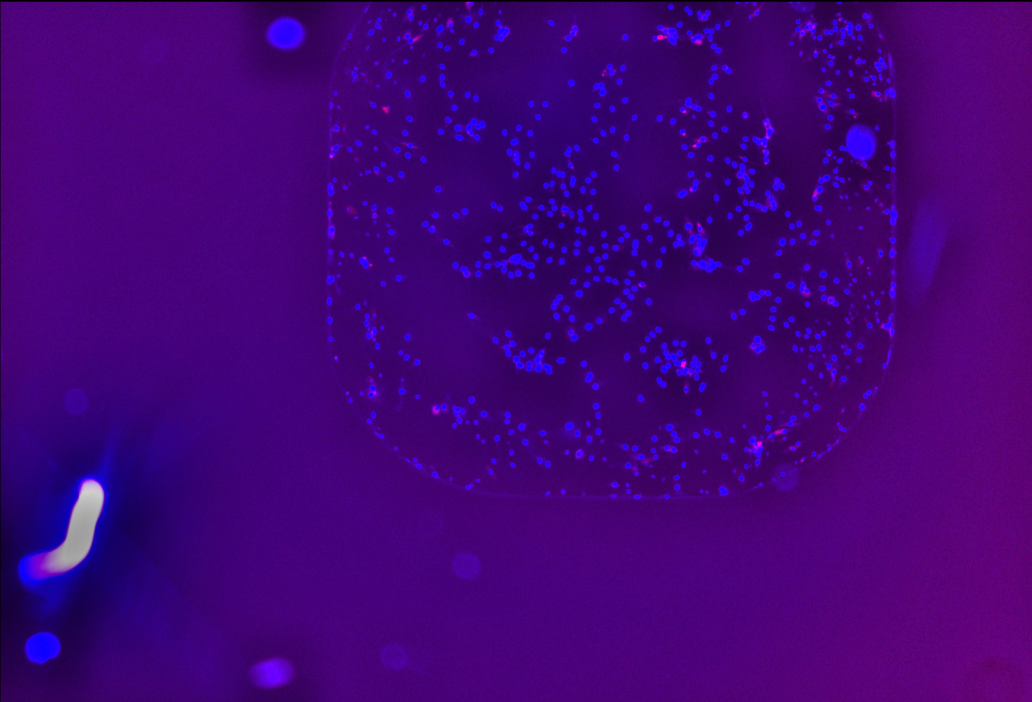
#> input picture assignment_1/images/B10_01_FL3_merge.jpg, 4128 x 2808 px (shown at 1/4 size)
$ python cell_counter.py
#> lines starting #> are read from the running program, lines starting #| are printed output that depends on the picture; after the words box and inside, x2 and y2 are one past the last pixel; in counts of white or black regions, pixels touching at a corner belong together
"""
Cell Counter - Pacagen Assignment 1
====================================
Counts bright blue cells in fluorescence microscopy images using:
  1. Resize to 800 px     -> ~26x speedup on 4128x2808 source images
  2. High-pass filtering  -> removes large dim background blobs
  3. Watershed            -> splits touching/clustered cells
  4. Area filter          -> 20-3000 px² at full res, scaled automatically

Speed notes
-----------
Source images are 4128x2808 (~11.6 MP).
Resizing to 800 px before all operations gives ~26x fewer pixels,
reducing per-image time from ~2 min to ~3-8 s.
Annotation is written with cv2 instead of matplotlib (~10x faster).

Usage:
    python cell_counter.py --input assignment_1/images/ --output results/

Output:
    results/
        annotated/          <- side-by-side JPEGs per input image
        cell_counts.csv     <- well name + count + image path
        plate_heatmap.png   <- heatmap of counts across plate
"""

import cv2
import numpy as np
import re
import csv
import argparse
import matplotlib
matplotlib.use('Agg')
import matplotlib.pyplot as plt
from pathlib import Path


# ─────────────────────────────────────────
#  Resolution settings
# ─────────────────────────────────────────

MAX_PROCESS_DIM  = 800    # longest edge for detection  (~26x speedup on 4 k images)
ANNOTATE_MAX_DIM = 1200   # longest edge for saved annotations


def _resize(img_bgr, max_dim):
    """Return (resized_img, scale).  scale <= 1.0."""
    h, w = img_bgr.shape[:2]
    scale = min(max_dim / max(h, w), 1.0)
    if scale < 1.0:
        nw, nh = int(w * scale), int(h * scale)
        return cv2.resize(img_bgr, (nw, nh), interpolation=cv2.INTER_AREA), scale
    return img_bgr.copy(), 1.0


# ─────────────────────────────────────────
#  Core Detection
# ─────────────────────────────────────────

def detect_cells(img_bgr, **_kwargs):
    """
    Detect cells in a fluorescence image.

    Steps
    -----
    1. Resize to MAX_PROCESS_DIM for speed.
    2. High-pass filter (blue channel) — suppresses large smooth blobs.
    3. Binary threshold + morphological opening.
    4. Distance transform → local maxima seeds.
    5. Watershed — splits touching clusters.
    6. Area filter (scaled to processed resolution).
    7. Return centres in *original* image pixel coordinates.

    Parameters
    ----------
    img_bgr : BGR uint8 array  (any resolution)
    **_kwargs : ignored (for API compatibility)

    Returns
    -------
    centers : list of (cx, cy, area)   — original image coords
    debug   : dict of intermediate arrays
    """
    # ── 1. Resize ─────────────────────────────────────────────────────────
    img_small, scale = _resize(img_bgr, MAX_PROCESS_DIM)
    b, g, r = cv2.split(img_small)
    b_float = b.astype(np.float32)

    # ── 2. High-pass filter ───────────────────────────────────────────────
    b_lowpass  = cv2.GaussianBlur(b_float, (51, 51), 0)
    b_highpass = np.clip(b_float - b_lowpass + 128, 0, 255).astype(np.uint8)

    # ── 3. Threshold + morphological opening ─────────────────────────────
    _, hp_thresh = cv2.threshold(b_highpass, 148, 255, cv2.THRESH_BINARY)
    kernel       = cv2.getStructuringElement(cv2.MORPH_ELLIPSE, (3, 3))
    hp_clean     = cv2.morphologyEx(hp_thresh, cv2.MORPH_OPEN, kernel)

    # ── 4. Distance transform → local maxima seeds ───────────────────────
    dist = cv2.distanceTransform(hp_clean, cv2.DIST_L2, 5)

    # r_kernel and distance threshold scaled to processed resolution
    r_kernel  = max(2, int(round(8 * scale)))          # ≈ 2 at 800 px
    dist_thr  = max(1.0, 4.0 * scale)                  # ≈ 1.0 at 800 px
    pk        = cv2.getStructuringElement(cv2.MORPH_ELLIPSE,
                                          (r_kernel * 2 - 1, r_kernel * 2 - 1))
    dist_dil  = cv2.dilate(dist, pk)
    local_max = ((dist == dist_dil) & (dist > dist_thr)).astype(np.uint8)

    sk             = cv2.getStructuringElement(cv2.MORPH_ELLIPSE, (3, 3))
    local_max_dil  = cv2.dilate(local_max, sk)
    _, seed_labels = cv2.connectedComponents(local_max_dil)

    # ── 5. Watershed ──────────────────────────────────────────────────────
    markers            = seed_labels.copy().astype(np.int32)
    markers[hp_clean == 0] = 0
    ws = cv2.watershed(cv2.merge([b, b, b]), markers)

    # ── 6. Collect centroids, filter by scaled area ───────────────────────
    scale2   = scale * scale
    area_min = max(3,   int(20   * scale2))   # ≈  1 → floor at 3
    area_max = max(150, int(3000 * scale2))   # ≈ 113 → floor at 150

    unique_labels = np.unique(ws)
    unique_labels = unique_labels[unique_labels > 1]

    centers = []
    for lbl in unique_labels:
        mask = ws == lbl
        area = int(mask.sum())
        if area < area_min or area > area_max:
            continue
        ys, xs = np.where(mask)
        # ── 7. Scale back to original image coordinates ───────────────────
        cx = float(xs.mean()) / scale
        cy = float(ys.mean()) / scale
        centers.append((cx, cy, area))

    debug = dict(
        highpass=b_highpass, thresh=hp_thresh, cleaned=hp_clean,
        dist=dist, watershed=ws, scale=scale,
        # kept for API compatibility with app.py
        well_mask=None, well_contour=None, well_warning=None,
    )
    return centers, debug


# ─────────────────────────────────────────
#  Visualisation  (cv2-based for speed)
# ─────────────────────────────────────────

def annotate_image(img_bgr, centers, well_contour=None, draw_scale=1.0):
    """
    Draw lime-green circles on cells.
    draw_scale: multiply cx/cy by this to convert to display pixel coords.
    Returns a BGR array.
    """
    vis = img_bgr.copy()
    r = max(4, int(12 * draw_scale))
    t = max(1, int(2  * draw_scale))
    for cx, cy, _ in centers:
        cv2.circle(vis, (int(cx * draw_scale), int(cy * draw_scale)), r,
                   (0, 255, 0), t)
    return vis


def save_annotated(img_bgr, centers, out_path, well_name, debug=None):
    """
    Save a side-by-side original / annotated JPEG using cv2 (~10x faster
    than matplotlib).  The image is first shrunk to ANNOTATE_MAX_DIM.
    """
    well_warning = (debug or {}).get('well_warning')

    # Resize to display resolution
    orig_disp, disp_scale = _resize(img_bgr, ANNOTATE_MAX_DIM)

    # Draw annotations at display scale (centres are in original coords)
    annot_disp = annotate_image(orig_disp, centers, draw_scale=disp_scale)

    # Side-by-side composite
    composite = np.hstack([orig_disp, annot_disp])

    # Text overlay
    label = f"Well: {well_name}  |  {len(centers)} cells"
    if well_warning:
        label += f"  |  {well_warning}"
    cv2.putText(composite, label, (10, 28),
                cv2.FONT_HERSHEY_SIMPLEX, 0.7, (255, 255, 255), 2, cv2.LINE_AA)

    cv2.imwrite(str(out_path), composite, [cv2.IMWRITE_JPEG_QUALITY, 88])


# ─────────────────────────────────────────
#  Plate-map helpers
# ─────────────────────────────────────────

ROWS = list("ABCDEFGHIJKLMNOP")   # A-P  (16 rows)
COLS = list(range(1, 25))          # 1-24 (24 cols)


def well_to_rc(well_name):
    """'B6' -> (row_idx, col_idx)  0-indexed."""
    m = re.match(r'^([A-P])(\d+)$', well_name.strip().upper())
    if not m:
        return None, None
    return ROWS.index(m.group(1)), int(m.group(2)) - 1


def build_heatmap(counts_dict, out_path):
    """Save a 384-well plate heatmap PNG annotated with counts."""
    grid = np.full((16, 24), np.nan)
    for well, cnt in counts_dict.items():
        r, c = well_to_rc(well)
        if r is not None:
            grid[r, c] = cnt

    fig, ax = plt.subplots(figsize=(18, 8))
    im = ax.imshow(grid, aspect='auto', cmap='YlOrRd',
                   vmin=np.nanmin(grid), vmax=np.nanmax(grid))
    plt.colorbar(im, ax=ax, label='Cell count')

    ax.set_xticks(range(24)); ax.set_xticklabels(range(1, 25), fontsize=7)
    ax.set_yticks(range(16)); ax.set_yticklabels(ROWS, fontsize=8)
    ax.set_xlabel("Column"); ax.set_ylabel("Row")
    ax.set_title("Cell Count Heatmap — 384-well Plate",
                 fontsize=14, fontweight='bold')

    for r in range(16):
        for c in range(24):
            if not np.isnan(grid[r, c]):
                ax.text(c, r, str(int(grid[r, c])),
                        ha='center', va='center', fontsize=5, color='black')

    plt.tight_layout()
    plt.savefig(out_path, dpi=120, bbox_inches='tight')
    plt.close()
    print(f"  Heatmap saved -> {out_path}")


# ─────────────────────────────────────────
#  Batch processing
# ─────────────────────────────────────────

def parse_well_name(filename):
    """'B6_01_FL3_merge.jpg' -> 'B6'"""
    m = re.match(r'^([A-P]\d+)_', Path(filename).name, re.IGNORECASE)
    return m.group(1).upper() if m else Path(filename).stem


def process_folder(input_dir, output_dir, debug_well=False):
#> called with input_dir = 'assignment_1/images', output_dir = 'results', debug_well = False
    input_dir  = Path(input_dir)
    output_dir = Path(output_dir)
    annot_dir  = output_dir / "annotated"
    annot_dir.mkdir(parents=True, exist_ok=True)

    extensions = {'.jpg', '.jpeg', '.png', '.tif', '.tiff', '.bmp'}
    image_files = sorted([f for f in input_dir.iterdir()
                          if f.suffix.lower() in extensions])
    if not image_files:
        print(f"No images found in {input_dir}")
        return

    print(f"Found {len(image_files)} images  "
          f"(processing at {MAX_PROCESS_DIM} px, annotating at {ANNOTATE_MAX_DIM} px)")

    counts_dict = {}
    csv_rows    = []

    for i, img_path in enumerate(image_files, 1):
        well = parse_well_name(img_path.name)
        print(f"  [{i:3d}/{len(image_files)}]  {img_path.name}  (well={well})",
              end='', flush=True)

        img = cv2.imread(str(img_path))
#> img is the input picture: shape (2808, 4128, 3); mean B, G, R 119.7, 2, 66.7
        if img is None:
            print("  <- FAILED to load, skipping")
            continue

        centers, debug = detect_cells(img)
#> in detect_cells, `img_small, scale = _resize(img_bgr, MAX_PROCESS_DIM)`: scale = 0.194
#> in detect_cells, `b, g, r = cv2.split(img_small)`:
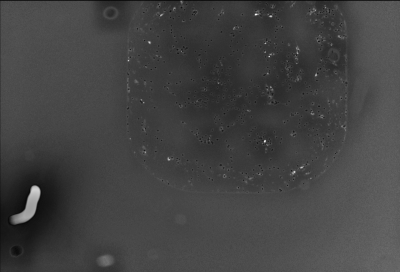
#> r: shape (544, 800) (shown at 1/2 size); min 0, max 254, mean 66.6
#> in detect_cells, `b_highpass = np.clip(b_float - b_lowpass + 128, 0, 255).astype(np.uint8)`:
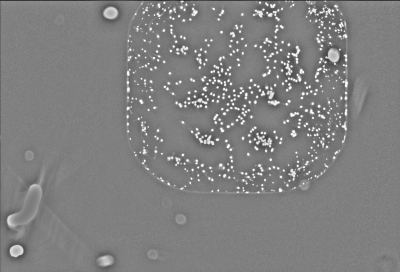
#> b_highpass: shape (544, 800) (shown at 1/2 size); min 15, max 255, mean 127.3
#> in detect_cells, `_, hp_thresh = cv2.threshold(b_highpass, 148, 255, cv2.THRESH_BINARY)`:
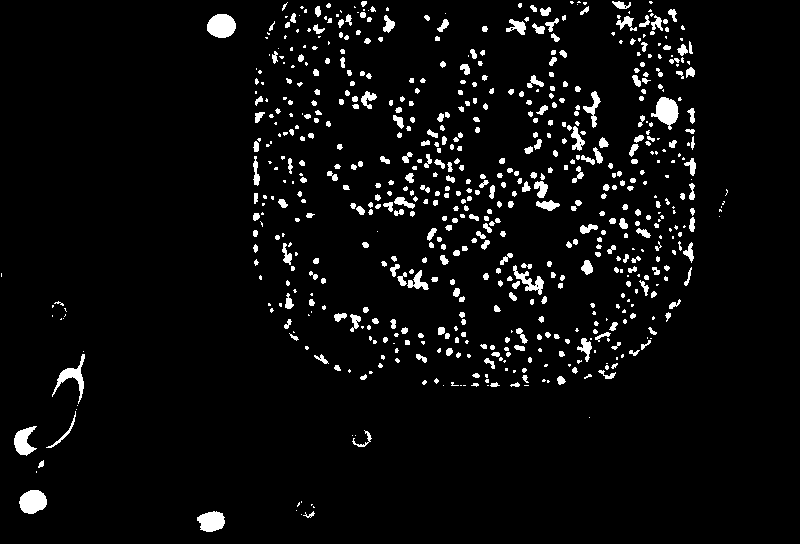
#> hp_thresh: shape (544, 800); 4.9% white; 662 white regions (264 under 20 px), largest, box (x1, y1, x2, y2) and area: (207, 14, 236, 38) 550, (651, 97, 679, 130) 523, (19, 490, 47, 514) 515
#> in detect_cells, `r_kernel  = max(2, int(round(8 * scale)))`: r_kernel = 2
#> in detect_cells, `dist_thr  = max(1.0, 4.0 * scale)`: dist_thr = 1
#> in detect_cells, `pk        = cv2.getStructuringElement(cv2.MORPH_ELLIPSE, (r_kernel * 2..`: pk = [[0, 1, 0], [1, 1, 1], [0, 1, 0]]
#> in detect_cells, `ws = cv2.watershed(cv2.merge([b, b, b]), markers)`:
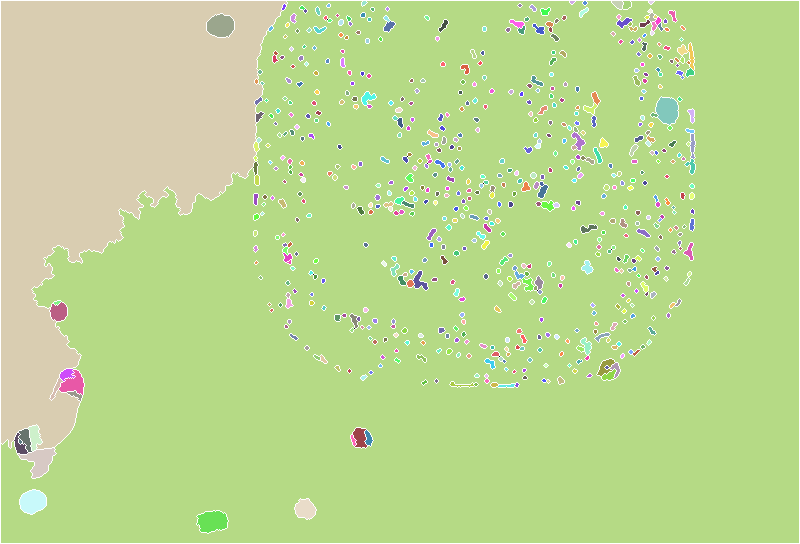
#> ws: shape (544, 800) int32; 684 distinct labels, from -1 to 682; one colour per label, 0 black, -1 white
#> in detect_cells, `scale2   = scale * scale`: scale2 = 0.0376
#> in detect_cells, `area_min = max(3,   int(20   * scale2))`: area_min = 3
#> in detect_cells, `area_max = max(150, int(3000 * scale2))`: area_max = 150
#> in detect_cells, `unique_labels = np.unique(ws)`: unique_labels = 684 values from -1 to 682
#> in detect_cells, `unique_labels = unique_labels[unique_labels > 1]`: unique_labels = 681 values from 2 to 682
#> the loop in detect_cells, `for lbl in unique_labels:` made 681 passes
#> (area, cx, cy) on passes 1, 8, 9: (61, 3187.4, 19.29), (21, 2748.8, 38.82), (55, 3232.1, 22.52)
#> after the loop in detect_cells, `for lbl in unique_labels:`:
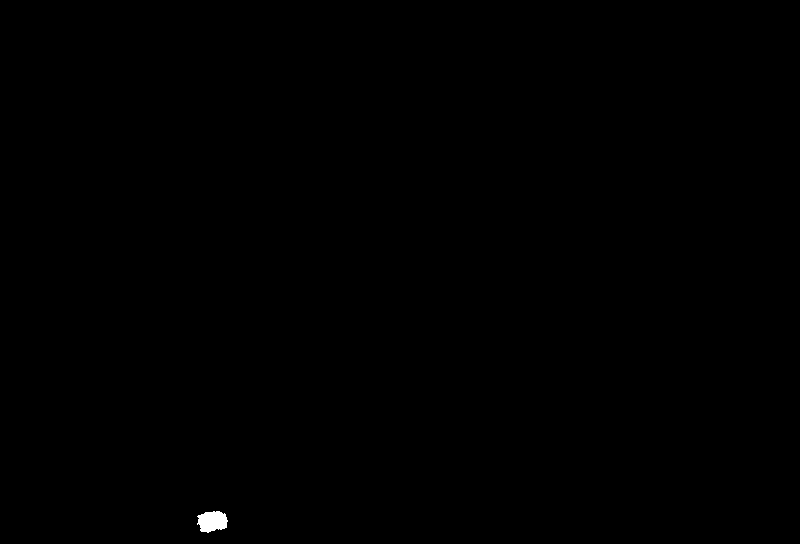
#> mask: shape (544, 800) bool; 0.12% white; 1 white region, box (x1, y1, x2, y2) and area: (197, 511, 228, 533) 510
#> after the loop in detect_cells, `for lbl in unique_labels:`: centers = 668 items, first 6: (3187.4, 19.29, 61), (3357.8, 8.91, 11), (1876, 13.54, 16), (3016, 12.9, 12), (1462.9, 34.28, 14), (1693.1, 26.44, 8)
#> in detect_cells, `debug = dict( highpass=b_highpass, thresh=hp_thresh, cleaned=hp_clean,..`: debug = 9 items
#> debug = 9 items
        count = len(centers)
#> count = 668
        counts_dict[well] = count
        print(f"  ->  {count} cells")
#|   ->  668 cells

        annot_path = annot_dir / (img_path.stem + "_annotated.jpg")
        save_annotated(img, centers, str(annot_path), well, debug=debug)
#> in save_annotated, `orig_disp, disp_scale = _resize(img_bgr, ANNOTATE_MAX_DIM)`: disp_scale = 0.291
#> in annotate_image, `r = max(4, int(12 * draw_scale))`: r = 4
#> in annotate_image, `t = max(1, int(2  * draw_scale))`: t = 1
#> the loop in annotate_image, `for cx, cy, _ in centers:` made 668 passes
#> (cx, cy) on passes 1 to 3: (3187.4, 19.29), (3357.8, 8.91), (1876, 13.54)
#> after the loop in annotate_image, `for cx, cy, _ in centers:`:
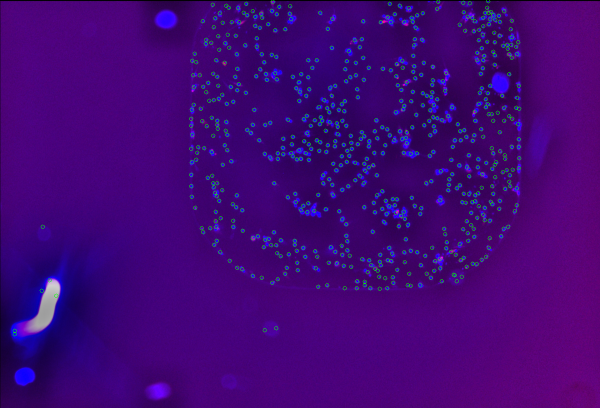
#> vis: shape (816, 1200, 3) (shown at 1/2 size); mean B, G, R 117.4, 5.4, 65.8
#> in save_annotated, `label = f"Well: {well_name}  |  {len(centers)} cells"`: label = 'Well: B10  |  668 cells'
#> in save_annotated, `cv2.putText(composite, label, (10, 28), cv2.FONT_HERSHEY_SIMPLEX, 0.7,..`:
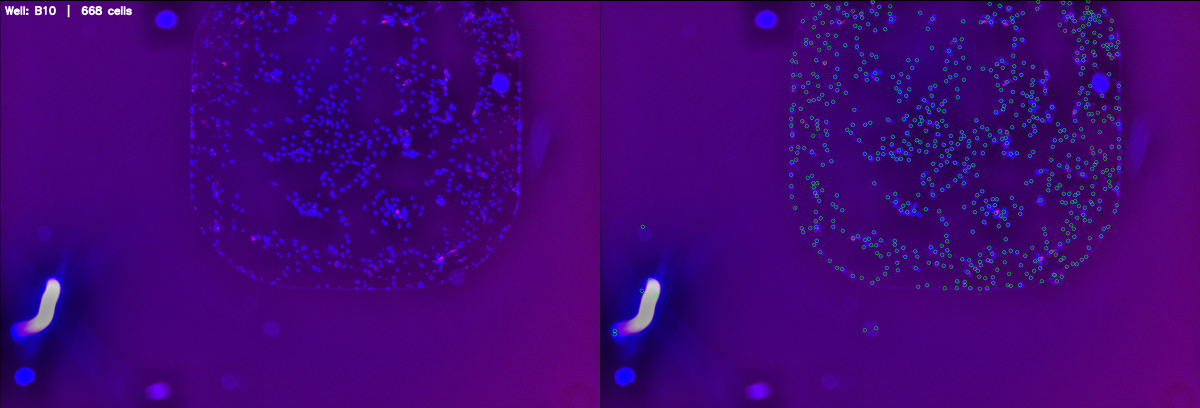
#> composite: shape (816, 2400, 3) (shown at 1/2 size); mean B, G, R 118.7, 3.9, 66.4

        csv_rows.append({
            'well':       well,
            'cell_count': count,
            'image_file': img_path.name,
            'annotated':  annot_path.name,
        })

    # Write CSV
    csv_path = output_dir / "cell_counts.csv"
    with open(csv_path, 'w', newline='') as f:
        writer = csv.DictWriter(f,
                    fieldnames=['well', 'cell_count', 'image_file', 'annotated'])
        writer.writeheader()
        writer.writerows(csv_rows)
    print(f"\nCSV saved -> {csv_path}")

    # Heatmap
    if counts_dict:
        build_heatmap(counts_dict, str(output_dir / "plate_heatmap.png"))
#> the loop in build_heatmap, `for well, cnt in counts_dict.items():` made 3 passes
#> (well, cnt) on passes 1 to 3: ('B10', 668), ('B11', 530), ('B13', 618)

    print(f"\nDone. {len(csv_rows)} wells processed.")
#| Done. 3 wells processed.
    print(f"Results in: {output_dir.resolve()}")


# ─────────────────────────────────────────
#  Entry point
# ─────────────────────────────────────────

if __name__ == '__main__':
    parser = argparse.ArgumentParser(
        description='Count fluorescent cells in microscopy images.')
    parser.add_argument('--input',  '-i', default='assignment_1/images',
                        help='Input image folder (default: assignment_1/images/)')
    parser.add_argument('--output', '-o', default='results',
                        help='Output folder    (default: results/)')
    args = parser.parse_args()

    process_folder(args.input, args.output)
